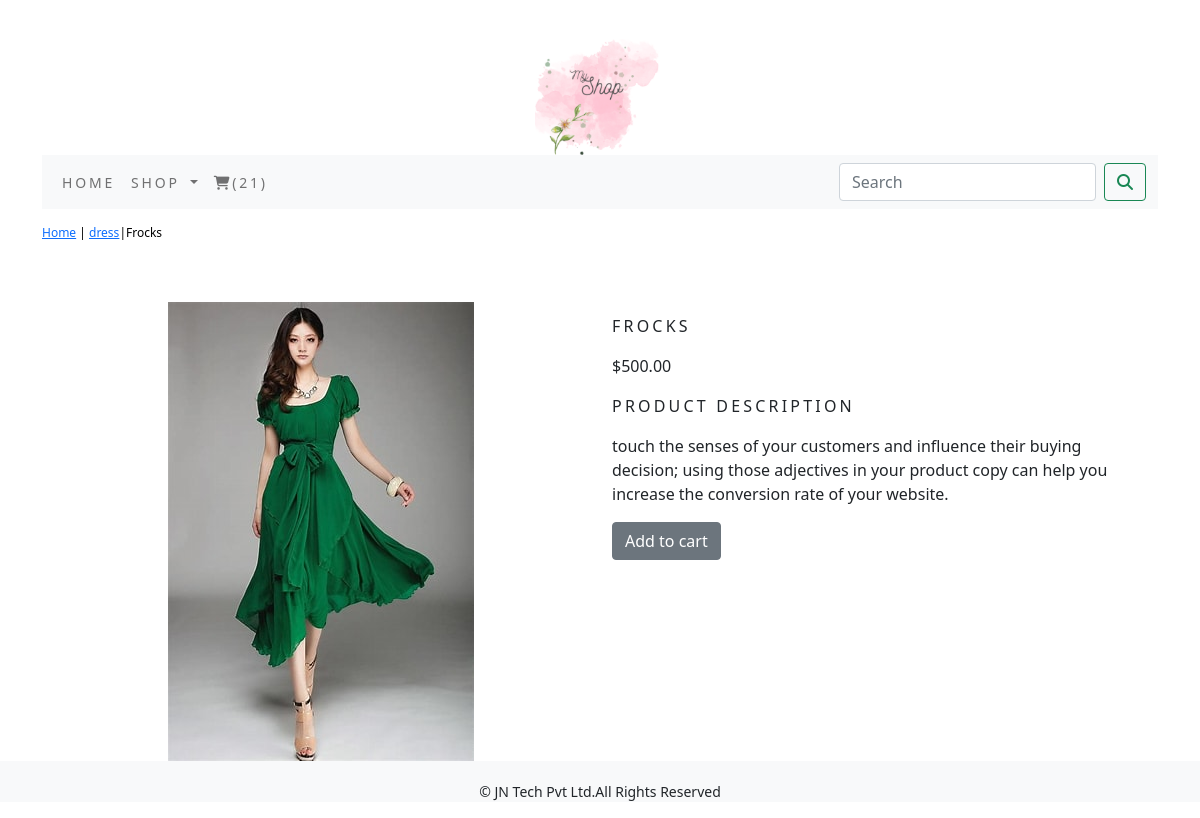
Screenshot of /myonlineshopapp/dress/frocks/ with the database file from the repository.
### myonlineshopapp/models.py (models this page shows, shortened)
class Product(models.Model):
    name=models.CharField(max_length=250,unique=True)
    slug=models.SlugField(max_length=250,unique=True)
    description=models.TextField(blank=True)
    price=models.DecimalField(max_digits=10,decimal_places=2)
    category=models.ForeignKey(Category,on_delete=models.CASCADE)
    image=models.ImageField(upload_to='product',blank=True)
    stock=models.IntegerField()
    available=models.BooleanField(default=True)
    created=models.DateTimeField(auto_now_add=True)
    updated=models.DateTimeField(auto_now=True)
    class Meta:
        ordering = ('name',)
        verbose_name = 'product'
        verbose_name_plural = 'products'

class Category(models.Model):
    name=models.CharField(max_length=250,unique=True)
    slug=models.SlugField(max_length=250,unique=True)
    description=models.TextField(blank=True)
    image=models.ImageField(upload_to='category',blank=True)
    class Meta:
        ordering=('name',)
        verbose_name='category'
        verbose_name_plural='categories'
    def get_url(self):
        return reverse('myonlineshopapp:products_by_category',args=(self.slug,))
    def __str__(self):
        return '{}'.format(self.name)

### myonlineshopapp/views.py (the view)
# urls.py: path('<slug:c_slug>/<slug:product_slug>/', views.proDetail, name='prodCatdetail'),
def proDetail(request,c_slug,product_slug):
    try:
        product=Product.objects.get(category__slug=c_slug,slug=product_slug)
    except Exception as e:
        raise e
    return render(request,'product.html',{'product':product})

### cartapp/context_processors.py (called while the page is built)
def counter(request):
    item_count=0
    if 'admin' in request.path:
        return  {}
    else:
        try:
            cart=Cart.objects.filter(cart_id=_cart_id(request))
            cart_items=CartItem.objects.all().filter(cart=cart[:1])
            for cart_item in cart_items:
                item_count += cart_item.quantity
        except Cart.DoesNotExist:
            item_count =0
    return dict(item_count=item_count)

### cartapp/views.py (called while the page is built)
def _cart_id(request):
    cart=request.session.session_key
    if not cart:
        request.session.create()
        cart=request.session.session_key
        return cart

### myonlineshopapp/context_processors.py (called while the page is built)
def menu_links(request):
    links=Category.objects.all()
    return dict(links=links)

### template/product.html (shortened to what this page needs)
{% extends 'base.html' %}
{% load static %}
{% block content %}
<div class="row my_prod_row_class">
    <div class="mx_auto">
        <p> <a href="{% url 'myonlineshopapp:allProdCat' %}">Home</a> | <a href="{{product.category.get_url}}">{{product.category}}</a>|{{product.name}}</p>
    </div>
</div>
<div class="container">
<br>
<div class="row">
    <div class="col-12 col-sm-12 col-md-12 col-lg-6 text-center">
        <div style="min-width:18rem;">
            <img src="{{product.image.url}}" alt="{{product.name}}">
        </div>
    </div>
        <div class="col-12 col-sm-12 col-md-12 col-lg-6">
            <div>
            <h1 class="my_prod_title">{{product.name}}</h1>
            <p>${{product.price}}</p>
            <p class="my_title">Product Description</p>
            <p class="text-justify my_prod_text">{{product.description}}</p>
            {% if product.stock <= 0 %}
            <P class="text-justify my_prod_text"><b>Out of stock</b></P>
            {% else %}
            <a class="btn btn-secondary" href="{% url 'cartapp:add_cart' product.id %}">Add to cart</a>
            {% endif %}
        </div>
    </div>
</div>
</div>
{% endblock %}

### static/css/custom.css (style rules this page uses)
body { font-family :'Roboto', sans-serif; }
.my_title { font-size :16px; text-transform:uppercase; letter-spacing:.2em; }
.my_prod_row_class { padding-top:15px; padding-bottom:20px; }
.my_prod_row_class .mx_auto { color:#000; font-size:12px; text-decoration:none; }
.my_prod_title { font-size:16px; text-transform:uppercase; letter-spacing:.2em; padding-top:15px; padding-bottom:10px; }
.my_prod_text { padding-right:20px; }

### rows the page displays
Product: category "dress", name "Frocks", image (picture), name "FROCKS", price "500.00", description "touch the senses of your customers and influence their buying decision; using those adjectives in your product copy can help you increase the conversion rate of your website."

### other values shown
{{ item_count }} "21"
